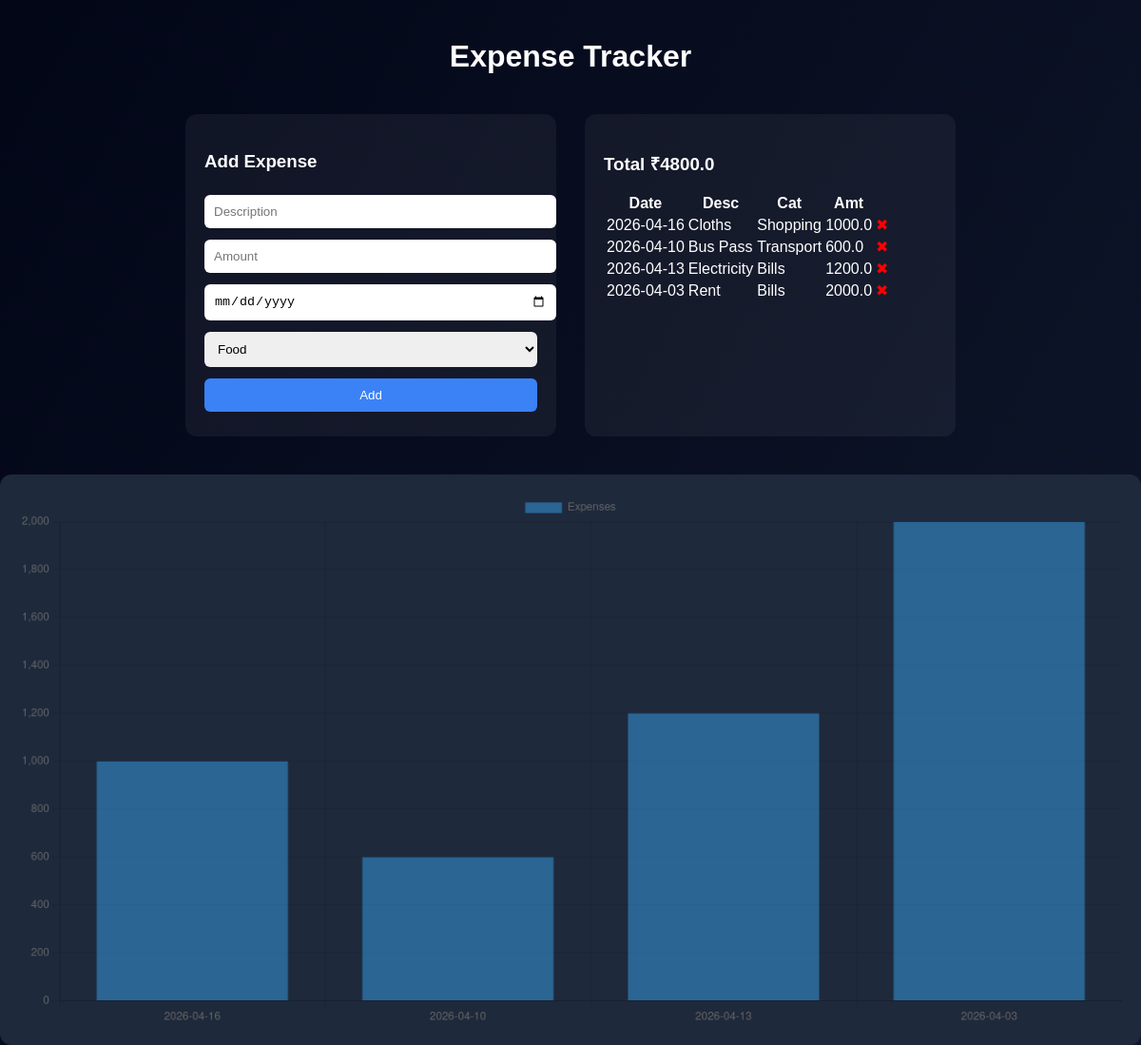
The app's page /dashboard (signed in) with its own data.
### tables this page shows
CREATE TABLE expenses(
        id INTEGER PRIMARY KEY AUTOINCREMENT,
        user_id INTEGER,
        title TEXT,
        amount REAL,
        category TEXT,
        date TEXT
    );

### app.py (the view, shortened to what this page needs)
@app.route("/dashboard", methods=["GET","POST"])
def dashboard():
    if "user_id" not in session:
        return redirect("/")
    uid = session["user_id"]
    con = get_db()
    cur = con.cursor()
    cur.execute("SELECT * FROM expenses WHERE user_id=?", (uid,))
    data = cur.fetchall()
    con.close()
    total = sum([float(x[3]) for x in data])
    date_data = {}
    for row in data:
        date_data[row[5]] = date_data.get(row[5], 0) + float(row[3])
    bar_labels = list(date_data.keys())
    bar_values = list(date_data.values())
    return render_template("dashboard.html",
                           expenses=data,
                           total=total,
                           bar_labels=bar_labels,
                           bar_values=bar_values)

### app.py (called while the page is built)
def get_db():
    return sqlite3.connect("database.db", timeout=10)

### templates/dashboard.html (shortened to what this page needs)
<!DOCTYPE html>
<html>
<head>
<link rel="stylesheet" href="/static/style.css">
</head>
<body>
<h1 class="title">Expense Tracker</h1>
<div class="row">
<div class="card">
<h3>Add Expense</h3>
<form method="post">
<input name="title" placeholder="Description">
<input name="amount" placeholder="Amount">
<input type="date" name="date">
<select name="category">
<option>Food</option>
</select>
<button>Add</button>
</form>
</div>
<div class="card">
<h3>Total ₹{{total}}</h3>
<table>
<tr>
<th>Date</th>
<th>Desc</th>
<th>Cat</th>
<th>Amt</th>
<th></th>
</tr>
{% for e in expenses %}
<tr>
<td>{{e[5]}}</td>
<td>{{e[2]}}</td>
<td>{{e[4]}}</td>
<td>{{e[3]}}</td>
<td><a href="/delete/{{e[0]}}" class="delete">✖</a></td>
</tr>
{% endfor %}
</table>
</div>
</div>
<div class="charts">
<canvas id="barChart"></canvas>
</div>
<script>
new Chart(document.getElementById('barChart'), {
    type: 'bar',
    data: {
        labels: {{ bar_labels | tojson }},
        datasets: [{
            label: 'Expenses',
            data: {{ bar_values | tojson }}
        }]
    }
});
</script>
</body>
</html>

### static/style.css (style rules this page uses)
body { margin:0; font-family: Arial; background: linear-gradient(120deg,#020617,#0f172a); color:white; }
.title { text-align:center; padding:20px; }
.row { display:flex; justify-content:center; gap:30px; }
.card { background: rgba(255,255,255,0.05); padding:20px; border-radius:12px; width:350px; }
input,select,button { width:100%; padding:10px; margin:6px 0; border:none; border-radius:6px; }
button { background:#3b82f6; color:white; }
.charts { display:flex; justify-content:center; margin-top:40px; }
canvas { background:#1e293b; padding:20px; border-radius:12px; }
.delete { color:red; text-decoration:none; }

### records on screen
expenses: date "2026-04-16", title "Cloths", category "Shopping", amount "1000.0"
expenses: date "2026-04-10", title "Bus Pass", category "Transport", amount "600.0"
expenses: date "2026-04-13", title "Electricity", category "Bills", amount "1200.0"
expenses: date "2026-04-03", title "Rent", category "Bills", amount "2000.0"

### other values on screen
{{ total }} "4800.0"
chart data {{ bar_labels | tojson }} ["2026-04-16", "2026-04-10", "2026-04-13", "2026-04-03"]
chart data {{ bar_values | tojson }} [1000.0, 600.0, 1200.0, 2000.0]
